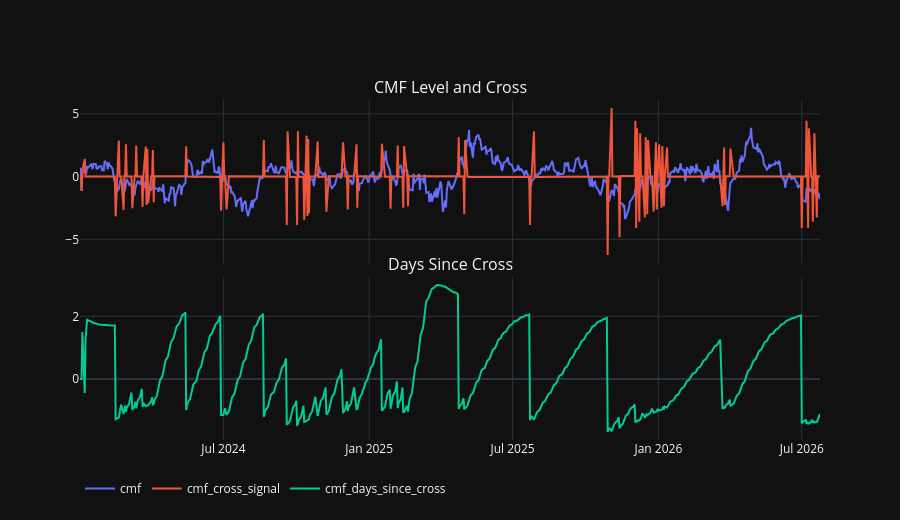

Notebook cell for this chart:
### Markdown cell above
## Chaikin Money Flow Terminal

### Code cell
CMF_GROUPS = [
    ("CMF Level and Cross", ["cmf", "cmf_cross_signal"]),
    ("Days Since Cross", ["cmf_days_since_cross"]),
]
plot_grouped_terminal(features_pd, DEFAULT_TICKER, CMF_GROUPS).show()

### Figure 1 — Plotly figure (JSON) as saved in the notebook; plotly's stock layout.template omitted (floating-point values rounded to 4 significant figures; data arrays with more than 128 entries replaced by an {"elided": "..."} marker saying what was removed)
{"data": [{"mode": "lines", "name": "cmf", "type": "scatter", "x": {"elided": "642 str values"}, "xaxis": "x", "y": {"elided": "642 float values"}, "yaxis": "y"}, {"mode": "lines", "name": "cmf_cross_signal", "type": "scatter", "x": {"elided": "642 str values"}, "xaxis": "x", "y": {"elided": "642 float values"}, "yaxis": "y"}, {"mode": "lines", "name": "cmf_days_since_cross", "type": "scatter", "x": {"elided": "642 str values"}, "xaxis": "x2", "y": {"elided": "642 float values"}, "yaxis": "y2"}], "layout": {"annotations": [{"font": {"size": 16}, "showarrow": false, "text": "CMF Level and Cross", "x": 0.5, "xanchor": "center", "xref": "paper", "y": 1, "yanchor": "bottom", "yref": "paper"}, {"font": {"size": 16}, "showarrow": false, "text": "Days Since Cross", "x": 0.5, "xanchor": "center", "xref": "paper", "y": 0.48, "yanchor": "bottom", "yref": "paper"}], "height": 520, "hovermode": "x unified", "legend": {"orientation": "h"}, "xaxis": {"anchor": "y", "domain": [0, 1], "matches": "x2", "showticklabels": false}, "xaxis2": {"anchor": "y2", "domain": [0, 1]}, "yaxis": {"anchor": "x", "domain": [0.52, 1]}, "yaxis2": {"anchor": "x2", "domain": [0, 0.48]}}}
